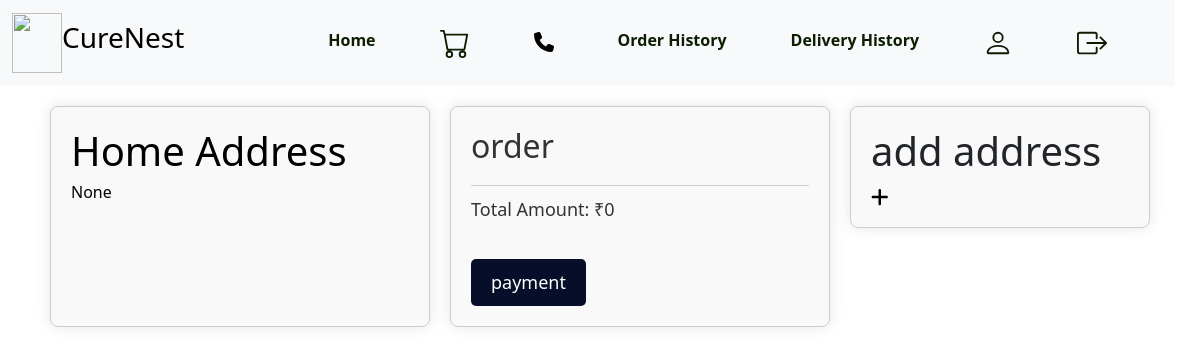
/order_item (signed in), run on an earlier commit of the app's database.
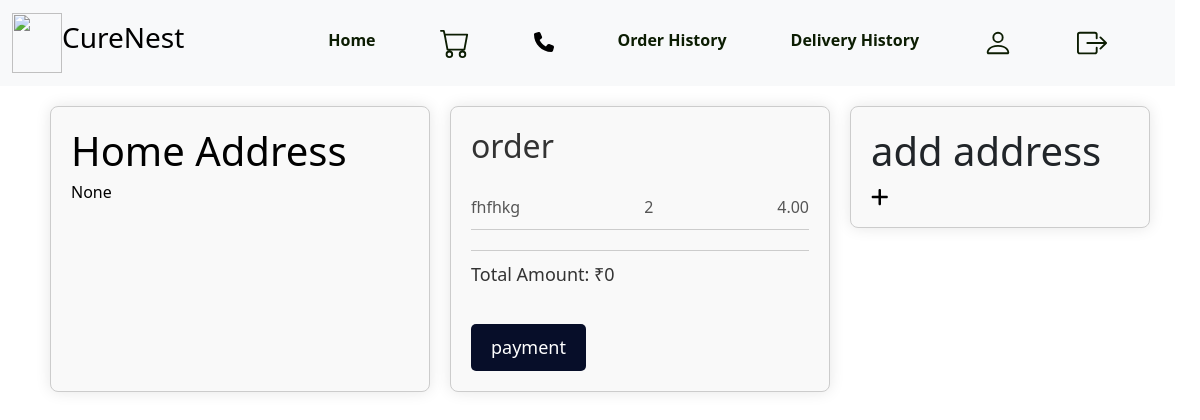
And on a later commit of the database.
### app/models.py (models this page shows, shortened)
class cart(models.Model):
    medicine_id = models.ForeignKey(medicine, on_delete=models.CASCADE)
    user_id = models.ForeignKey(CustomeUser, on_delete=models.CASCADE)
    added_date = models.DateTimeField(auto_now_add=True)
    quantity = models.IntegerField(null=True, blank=True)

class medicine(models.Model):
    pharmacy_id = models.ForeignKey(CustomeUser, on_delete=models.CASCADE)
    name = models.CharField(null=True, blank=True, max_length=100)
    price = models.DecimalField(max_digits=10, decimal_places=2, default=0.00)
    description = models.CharField(null=True, blank=True, max_length=100)
    manufacturer =  models.CharField(null=True, blank=True, max_length=100)
    quantity = models.IntegerField(null=True, blank=True)
    expiry_date = models.DateField()
    status= models.CharField(null=True, blank=True, max_length=100)
    brandname=models.CharField(null=True, blank=True, max_length=100)
    genericname=models.CharField(null=True, blank=True, max_length=100)
    strength=models.IntegerField(null=True, blank=True)
    Image=models.FileField(null=True,blank=True)
    Image1=models.FileField(null=True,blank=True)
    Image2=models.FileField(null=True,blank=True)
    Image3=models.FileField(null=True,blank=True)
    category_name=models.CharField(max_length=100,null=True, blank=True)
    per_price = models.DecimalField(max_digits=10, decimal_places=2, null=True, blank=True)
    description1 = models.CharField(null=True, blank=True, max_length=1000)
    description2 = models.CharField(null=True, blank=True, max_length=1000)
    Image3=models.FileField(null=True,blank=True)

### app/views.py (the view, shortened to what this page needs)
# urls.py: path('order_item', views.order_item, name='order_item'),
def order_item(request):
    datas = CustomeUser.objects.get(id=request.user.id)
    cart_items = cart.objects.filter(user_id=datas)
    Ttl_amounts = 0
    return render(request, 'user/order.html', {'order_item': cart_items, 'total_amounts': Ttl_amounts,'datas':datas})

### template/user/order.html (shortened to what this page needs)
{% extends 'user/userhome.html' %}
{% block content %}
{% load static %}
    <div class="container">
        <div class="div1">
            <h1>Home Address</h1>
            {% if datas.delivery_address %}
               <h6>{{datas.delivery_address}}</h6>
               {% else %}
               <h6>{{ datas.address }}</h6>
               {% endif %}
        </div>
        <div class="cart">
            <h2>order</h2>
            {% if order_item %}
                {% for item in order_item %}
                    <div class="cart-item">
                        <p>{{ item.medicine_id.name }}</p>
                        <p>{{ item.quantity }} </p>
                        <p>{{ item.medicine_id.price }}</p>
                    </div>
                {% endfor %}
            {% endif %}
            <div class="total-amount">
                <p>Total Amount: ₹{{ total_amounts }}</p>
             <button type="submit"><a href="{% url 'payment_page' am=total_amounts %}" >payment</button></a>
        </div>
        </div>
        <div class="div2 d-block">
            <h1>add address</h1>
            <a href="{% url 'delivery_address' %}"></a>
        </div>
    </div>
{% endblock %}

What changed in the data, as far as the page shows it:
added cart: medicine_id.name "fhfhkg", quantity "2", medicine_id.price "4.00"
